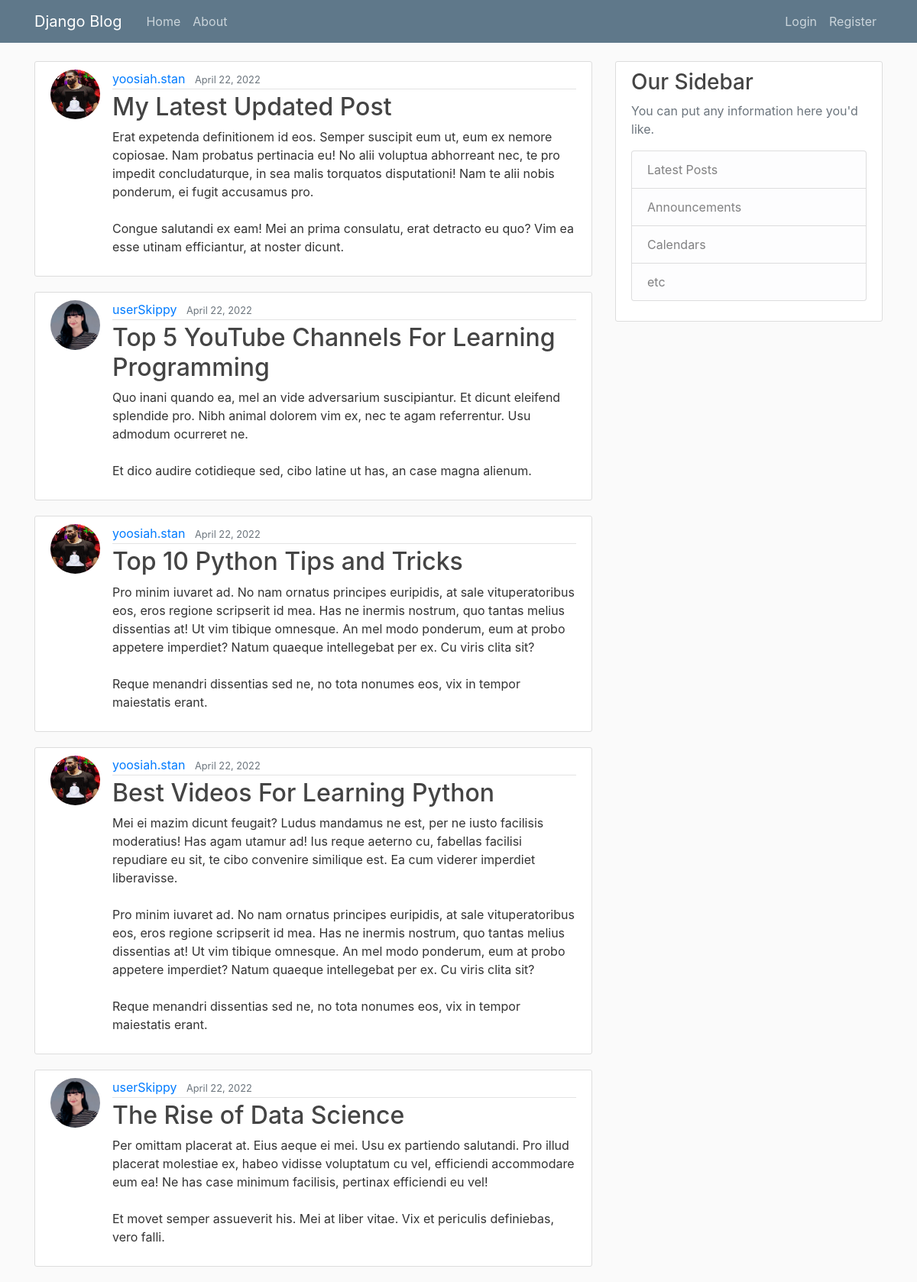
The page / on the database its author committed.
### blog/models.py (models this page shows, shortened)
class Post(models.Model):
    title = models.CharField(max_length=100)
    content = models.TextField()
    date_posted = models.DateTimeField(default=timezone.now)
    author = models.ForeignKey(User, on_delete=models.CASCADE)

### users/models.py (models this page shows, shortened)
class Profile(models.Model):
    user = models.OneToOneField(User, on_delete=models.CASCADE)
    image = models.ImageField(default='default.jpg', upload_to='profile_pics')

### blog/views.py (the view)
# urls.py: path('', PostListView.as_view(), name='blog-home'),
class PostListView(ListView):
    model = Post
    template_name = 'blog/home.html'  # <app>/<model>_<viewtype>.html
    context_object_name = 'posts'
    ordering = ['-date_posted']
    paginate_by = 5

### blog/templates/blog/home.html
{% extends "blog/base.html" %}
{% block content %}
    {% for post in posts %}
        <article class="media content-section">
          <img class="rounded-circle article-img" src="{{ post.author.profile.image.url }}">
          <div class="media-body">
            <div class="article-metadata">
              <a class="mr-2" href="#">{{ post.author }}</a>
              <small class="text-muted">{{ post.date_posted|date:"F d, Y" }}</small>
            </div>
            <h2><a class="article-title" href="{% url 'post-detail' post.id %}">{{ post.title }}</a></h2>
            <p class="article-content">{{ post.content }}</p>
          </div>
        </article>
    {% endfor %}
{% endblock content %}

### blog/static/blog/main.css (style rules this page uses)
body { background: #fafafa; color: #333333; margin-top: 5rem; }
h1, h2, h3, h4, h5, h6 { color: #444444; }
.content-section { background: #ffffff; padding: 10px 20px; border: 1px solid #dddddd; border-radius: 3px; margin-bottom: 20px; }
.article-title { color: #444444; }
.article-content { white-space: pre-line; }
.article-img { height: 65px; width: 65px; margin-right: 16px; }
.article-metadata { padding-bottom: 1px; margin-bottom: 4px; border-bottom: 1px solid #e3e3e3 }

### rows shown on the page
Post: author.profile.image (picture), author "yoosiah.stan", date_posted "April 22, 2022", title "My Latest Updated Post", content "Erat expetenda definitionem id eos. Semper suscipit eum ut, eum ex nemore copiosae. Nam probatus pertinacia eu! No alii voluptua abhorreant nec, te pro impedit concludaturque, in sea malis torquatos disputationi! Nam te alii nobis ponderum, ei fugit accusamus pro. Congue salutandi ex eam! Mei an prima consulatu, erat detracto eu quo? Vim ea esse utinam efficiantur, at noster dicunt."
Post: author.profile.image (placeholder picture), author "userSkippy", date_posted "April 22, 2022", title "Top 5 YouTube Channels For Learning Programming", content "Quo inani quando ea, mel an vide adversarium suscipiantur. Et dicunt eleifend splendide pro. Nibh animal dolorem vim ex, nec te agam referrentur. Usu admodum ocurreret ne. Et dico audire cotidieque sed, cibo latine ut has, an case magna alienum."
Post: author.profile.image (picture), author "yoosiah.stan", date_posted "April 22, 2022", title "Top 10 Python Tips and Tricks", content "Pro minim iuvaret ad. No nam ornatus principes euripidis, at sale vituperatoribus eos, eros regione scripserit id mea. Has ne inermis nostrum, quo tantas melius dissentias at! Ut vim tibique omnesque. An mel modo ponderum, eum at probo appetere imperdiet? Natum quaeque intellegebat per ex. Cu viris clita sit? Reque menandri dissentias sed ne, no tota nonumes eos, vix in tempor maiestatis erant."
Post: author.profile.image (picture), author "yoosiah.stan", date_posted "April 22, 2022", title "Best Videos For Learning Python", content "Mei ei mazim dicunt feugait? Ludus mandamus ne est, per ne iusto facilisis moderatius! Has agam utamur ad! Ius reque aeterno cu, fabellas facilisi repudiare eu sit, te cibo convenire similique est. Ea cum viderer imperdiet liberavisse. Pro minim iuvaret ad. No nam ornatus principes euripidis, at sale vituperatoribus eos, eros regione scripserit id mea. Has ne inermis nostrum, quo tantas melius dissentias at! Ut vim tibique omnesque. An mel modo ponderum, eum at probo appetere imperdiet? Natum quaeque intellegebat per ex. Cu viris clita sit? Reque menandri dissentias sed ne, no tota nonumes eos, vix in tempor maiestatis erant."
Post: author.profile.image (placeholder picture), author "userSkippy", date_posted "April 22, 2022", title "The Rise of Data Science", content "Per omittam placerat at. Eius aeque ei mei. Usu ex partiendo salutandi. Pro illud placerat molestiae ex, habeo vidisse voluptatum cu vel, efficiendi accommodare eum ea! Ne has case minimum facilisis, pertinax efficiendi eu vel! Et movet semper assueverit his. Mei at liber vitae. Vix et periculis definiebas, vero falli."
